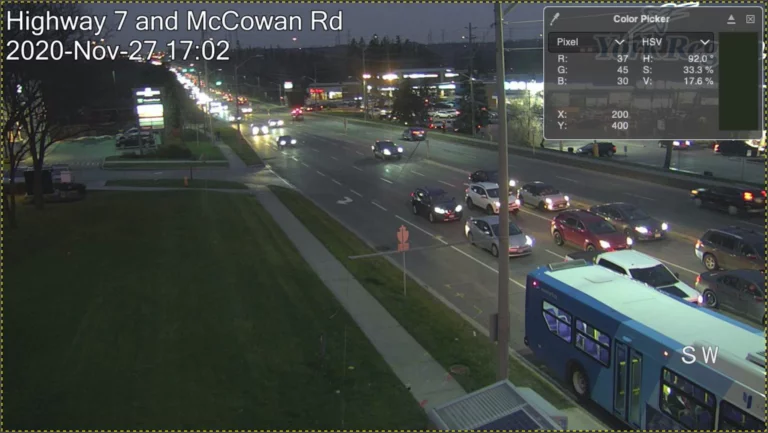
#> input picture HighwayNight.jpg, 768 x 433 px
$ jupyter execute Histogram_and_Histogram_Equalization_of_a_Color_Image.ipynb   (shell and % lines are left out)
#> lines starting #> are read from the running program, lines starting #| are printed output that depends on the picture
In order to improve the contrast of a color image, we need to first plot the histogram of a color image. As we shall have 3 channels in a color image, we need to adapt our approach slightly.

[cell 1]
import cv2
import numpy as np

#The line below is necessary to show Matplotlib's plots inside a Jupyter Notebook

from matplotlib import pyplot as plt

#Use this helper function if you are working in Jupyter Lab
#If not, then directly use cv2.imshow(<window name>, <image>)

def showimage(myimage, figsize=[10,10]):
    if (myimage.ndim>2):  #This only applies to RGB or RGBA images (e.g. not to Black and White images)
        myimage = myimage[:,:,::-1] #OpenCV follows BGR order, while matplotlib likely follows RGB order

    fig, ax = plt.subplots(figsize=figsize)
    ax.imshow(myimage, cmap = 'gray', interpolation = 'bicubic')
    plt.xticks([]), plt.yticks([])  # to hide tick values on X and Y axis
    plt.show()

[cell 2]
from google.colab import files
uploaded = files.upload()
#> the answer given: HighwayNight.jpg

[cell 3]
colorimage = cv2.imread("HighwayNight.jpg")
#> colorimage is the input picture: shape (433, 768, 3); mean B, G, R 68, 71.9, 65.9
showimage(colorimage)

**Color Image Histograms**:
Rather than having only a single channel to process, color images can have 3 channels. As a result we need to slightly adjust the approach we took on greyscale images. In order to plot the histogram, we shall create histograms for each channel followed by combining them onto a single plot.

[cell 4]
color = ('b','g','r')

#Loop through each color sequentially
for i,col in enumerate(color):

    #To use OpenCV's calcHist function, uncomment below
    #histr = cv2.calcHist([colorimage],[i],None,[256],[0,256])

    #To use numpy histogram function, uncomment below
    histr, _ = np.histogram(colorimage[:,:,i],256,[0,256])

    plt.plot(histr,color = col)  #Add histogram to our plot
    plt.xlim([0,256])

plt.show()  #Show our plot
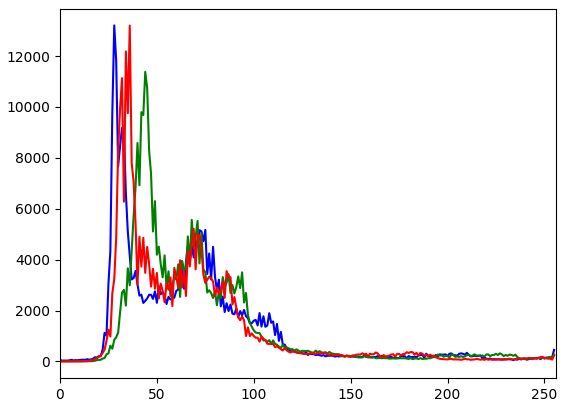
#> figure drawn by matplotlib, 1 panel; curve peaks at x = 28, y = 13207; curve peaks at x = 44, y = 11382; curve peaks at x = 36, y = 13201

**Color Image Histogram Equalizations:**
Once we have our color image histogram, we next attempt to equalize each channel. As a result, we hope to achieve a wider distribution and thereby enhance contrast. Since OpenCV’s equalizeHist function only works with a single channel at a time, we quickly apply this function as below.

[cell 5]
# For ease of understanding, we explicitly equalize each channel individually
colorimage_b = cv2.equalizeHist(colorimage[:,:,0])
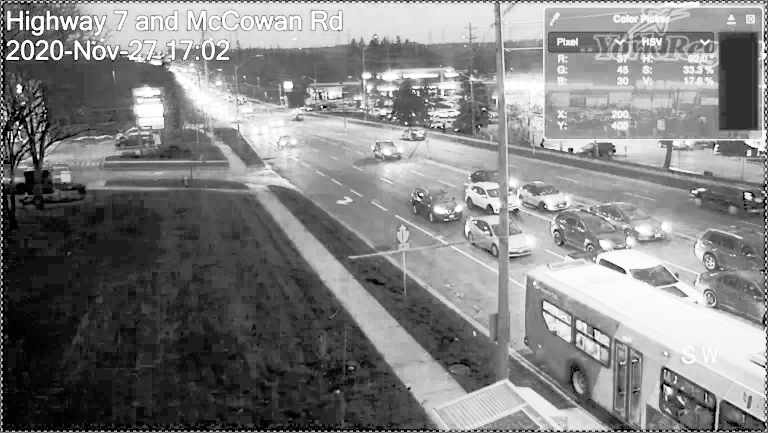
#> colorimage_b: shape (433, 768); min 0, max 255, mean 129.2
colorimage_g = cv2.equalizeHist(colorimage[:,:,1])
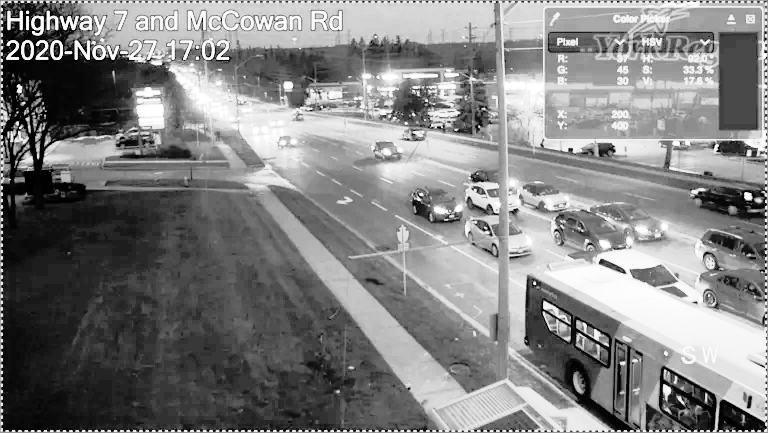
#> colorimage_g: shape (433, 768); min 0, max 255, mean 129.2
colorimage_r = cv2.equalizeHist(colorimage[:,:,2])
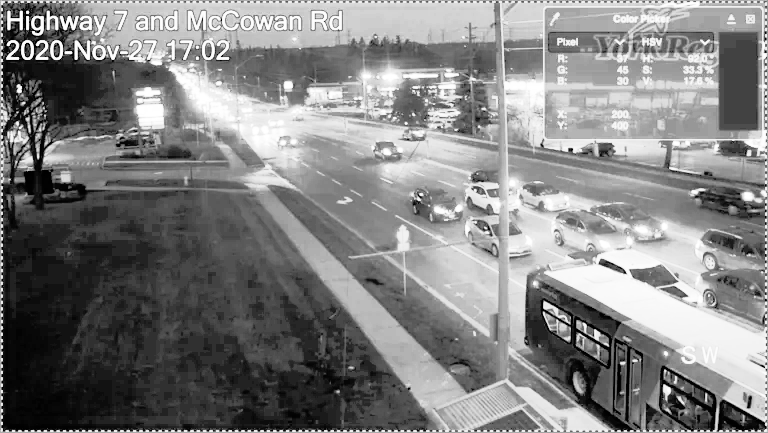
#> colorimage_r: shape (433, 768); min 0, max 255, mean 129.3

# Next we stack our equalized channels back into a single image
colorimage_e = np.stack((colorimage_b,colorimage_g,colorimage_r), axis=2)
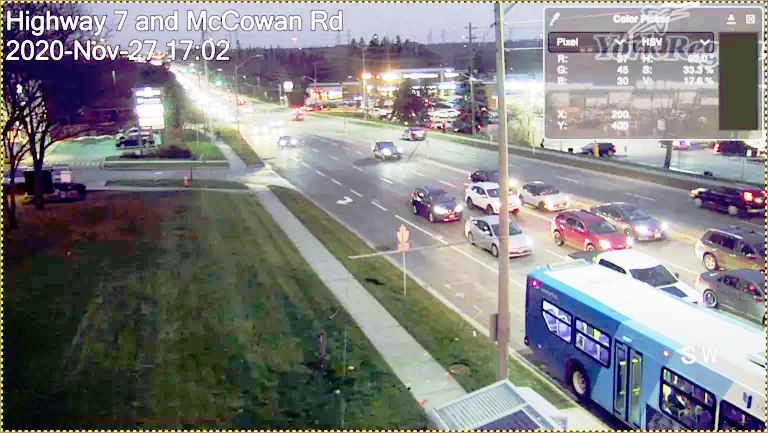
#> colorimage_e: shape (433, 768, 3); mean B, G, R 129.2, 129.2, 129.3
colorimage_e.shape
#> Out = (433, 768, 3)

As shown above, after we had equalized each channel, we used Numpy’s stack function to combine them back into our image. In order to verify this was successful, we quickly checked the shape of our array.

Now, we are going to plot the new histogram to see what happens after equalization followed by displaying the new and old image for the verifications of the results.

[cell 6]
# Using Numpy to calculate the histogram
color = ('b','g','r')
for i,col in enumerate(color):
    histr, _ = np.histogram(colorimage_e[:,:,i],256,[0,256])
    plt.plot(histr,color = col)
    plt.xlim([0,256])
plt.show()
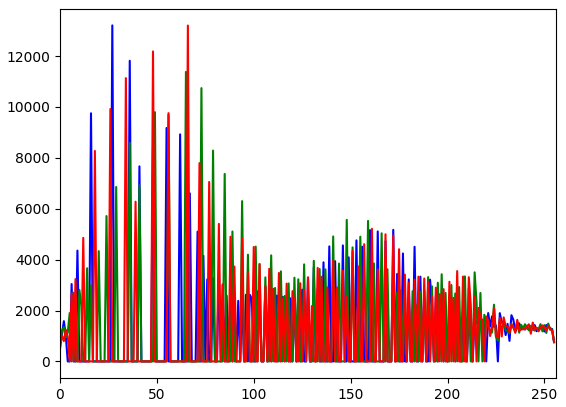
#> figure drawn by matplotlib, 1 panel; curve peaks at x = 27, y = 13207; curve peaks at x = 65, y = 11382; curve peaks at x = 66, y = 13201

[cell 7]
# Using Numpy's function to append the two images horizontally
side_by_side = np.hstack((colorimage,colorimage_e))
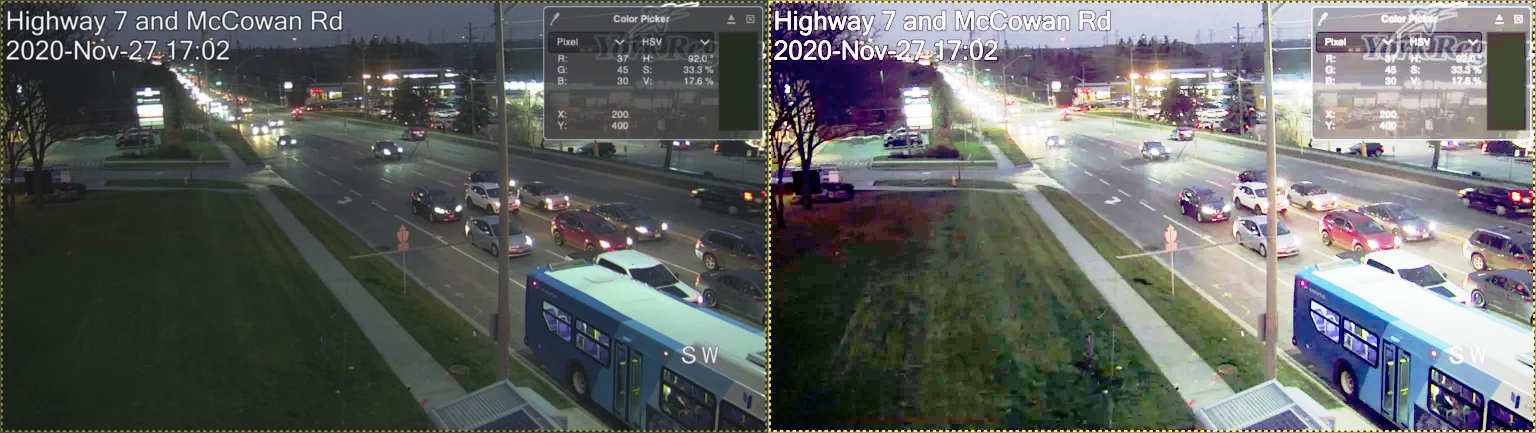
#> side_by_side: shape (433, 1536, 3); mean B, G, R 98.6, 100.5, 97.6
showimage(side_by_side,[20,10])
#> in showimage (call 2), `myimage = myimage[:,:,::-1]`:
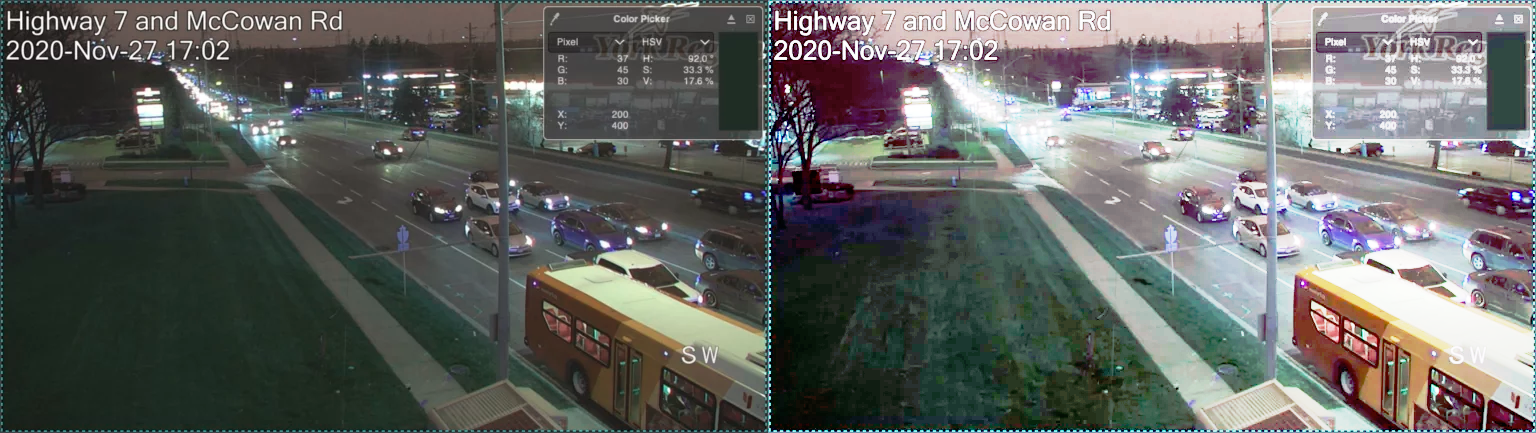
#> myimage: shape (433, 1536, 3); mean B, G, R 97.6, 100.5, 98.6
